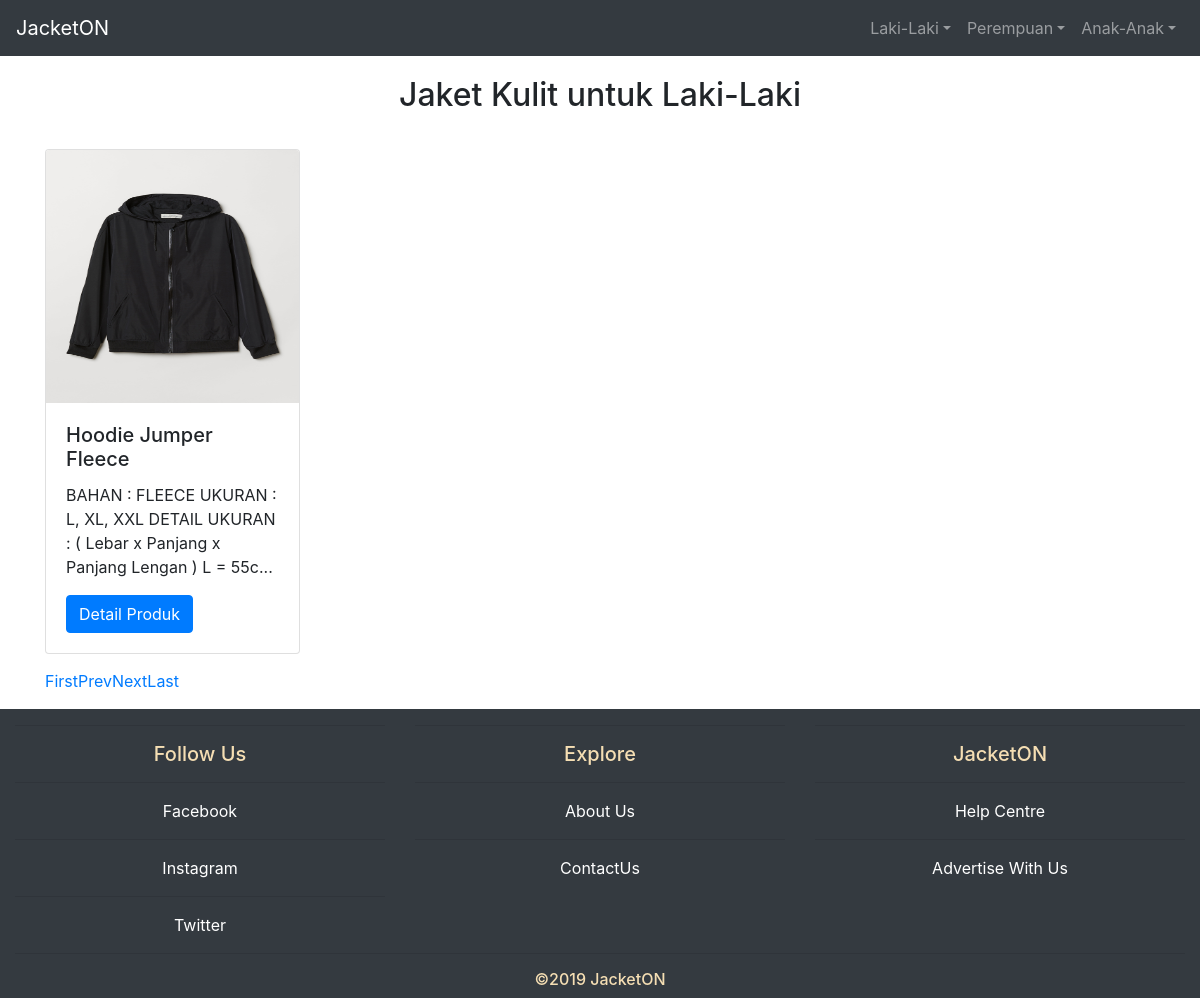
The app's page /product.php?id=1&nama=Laki-Laki&idjaket=3&namajaket=Jaket Kulit with its own data.
### tables this page shows
CREATE TABLE `kategori` (
  `kategori_id` int(10) NOT NULL,
  `nama_kategori` varchar(25) NOT NULL
);

CREATE TABLE `jaket` (
  `id_jaket` int(11) NOT NULL,
  `nama` varchar(50) NOT NULL,
  `deskripsi` text NOT NULL,
  `harga` int(11) NOT NULL,
  `quantity` int(11) NOT NULL,
  `tanggal_masuk` date NOT NULL,
  `kategori_id` int(10) NOT NULL,
  `kategorijaket_id` int(50) NOT NULL,
  `gambar` varchar(50) NOT NULL
);

### product.php (the view, shortened to what this page needs)
<?php
include 'header.php';
?>
<?php
$kategori_id = $_GET['id'];
$nama_kategori = $_GET['nama'];
$kategorijaket_id = $_GET['idjaket'];
$kategorijaket_nama = $_GET['namajaket'];
?>
<h2 class="text-center" style="margin : 20px 0"> <?php echo $kategorijaket_nama ?> untuk <?php echo $nama_kategori ?> </h2>
<div class="container">
	<div class="row">
		<?php
		if (isset($_GET['pageno'])) {
            $pageno = $_GET['pageno'];
        } else {
            $pageno = 1;
        }
        $no_of_records_per_page = 12;
        $offset = ($pageno-1) * $no_of_records_per_page;
        $total_pages_sql = "SELECT COUNT(*) FROM jaket WHERE kategori_id=$kategori_id AND kategorijaket_id=$kategorijaket_id";
        $result2 = mysqli_query($conn,$total_pages_sql);
        $total_rows = mysqli_fetch_array($result2)[0];
        $total_pages = ceil($total_rows / $no_of_records_per_page);
		$query ="SELECT * FROM jaket WHERE kategori_id=$kategori_id AND kategorijaket_id=$kategorijaket_id LIMIT $offset, $no_of_records_per_page";
		$result = $conn->query($query);
		while ($row = $result->fetch_assoc()) {
			$id_jaket = $row['id_jaket'];
			$nama = $row['nama'];
			$gambar = $row['gambar'];
			$deskripsi = $row['deskripsi'];
		?>
		<div class="col-lg-3 col-md-6 col-sm-12" style="padding:15px">
			<div class="card">
				<img src="<?php echo $gambar ?>" class="card-img-top" alt="..." style="width:253px; height:253px">
					<div class="card-body">
					<?php
					$string1 = strlen($nama);
					if($string1 > 21){
						echo '<h5 class="card-title">'.substr($nama,0,20).'</h5>';
					} else{
						echo '<h5 class="card-title">'.$nama.'</h5>';
					}
					$string = strlen($deskripsi);
					if($string > 50){
						echo '<p class="card-text">'.substr($deskripsi,0,100).'...'.'</p>';
					} else{
						echo '<p class="card-text">'.$deskripsi.'</p>';
					}
					echo '<a href="#" class="btn btn-primary" data-toggle="modal" data-target="#modal'.$id_jaket.' " >Detail Produk</a>';
					?>
					</div>
				</div>
				</div>
		<?php };?>
		</div>
    <ul class="pagination">
        <li><a href="?id=<?php echo $kategori_id?>&nama=<?php echo $nama_kategori?>&idjaket=<?php echo $kategorijaket_id?>&namajaket=<?php echo $kategorijaket_nama?>&pageno=1">First</a></li>
        <li class="<?php if($pageno <= 1){ echo 'disabled'; } ?>">
            <a href="<?php if($pageno <= 1){ echo '#'; } else { echo "?id=$kategori_id&nama=$nama_kategori&idjaket=$kategorijaket_id&namajaket=$kategorijaket_nama&pageno=".($pageno - 1); } ?>">Prev</a>
        </li>
        <li class="<?php if($pageno >= $total_pages){ echo 'disabled'; } ?>">
            <a href="<?php if($pageno >= $total_pages){ echo '#'; } else { echo "?id=$kategori_id&nama=$nama_kategori&idjaket=$kategorijaket_id&namajaket=$kategorijaket_nama&pageno=".($pageno + 1); } ?>">Next</a>
        </li>
        <li><a href="?id=<?php echo $kategori_id?>&nama=<?php echo $nama_kategori?>&idjaket=<?php echo $kategorijaket_id?>&namajaket=<?php echo $kategorijaket_nama?>&pageno=<?php echo $total_pages?>">Last</a></li>
    </ul>
</div>
<?php
include 'footer.php';
?>

### header.php (shortened to what this page needs)
<!DOCTYPE html>
<html lang="en">
<head>
	<link rel="stylesheet" type="text/css" href="css/bootstrap.min.css">
</head>
<body>
	<header>
	<?php
		$conn = new mysqli('localhost', 'root', '', 'jacketon');
	?>
		<nav class="navbar navbar-expand-md navbar-dark bg-dark">
			<div class="navbar-collapse collapse w-100 order-1 order-md-0 dual-collapse2">
				<a class="navbar-brand" href="index.php">JacketON</a>
			</div>
			<div class="mx-auto order-0">
				<ul class="navbar-nav mr-auto">
					<?php
						$sql = "SELECT * FROM kategori";
						$query = $conn->query($sql);
						while($row = $query->fetch_assoc()){
						echo"<li class='nav-item dropdown'>";
							echo "<a class='nav-link dropdown-toggle' href='#' id='navbarDropdown' role='button' data-toggle='dropdown' aria-haspopup='true' aria-expanded='false'>".$row['nama_kategori']."</a>";
						echo"</li>";
						}
			 		?>
				</ul>
			</div>
		</nav>
	</header>

### records on screen
kategori: nama_kategori "Laki-Laki"
kategori: nama_kategori "Perempuan"
kategori: nama_kategori "Anak-Anak"
jaket: gambar (picture), nama "Hoodie Jumper Fleece", deskripsi "BAHAN : FLEECE UKURAN : L, XL, XXL DETAIL UKURAN : ( Lebar x Panjang x Panjang Lengan ) L = 55c"

### other values on screen
$kategorijaket_nama "Jaket Kulit"
$nama_kategori "Laki-Laki"
